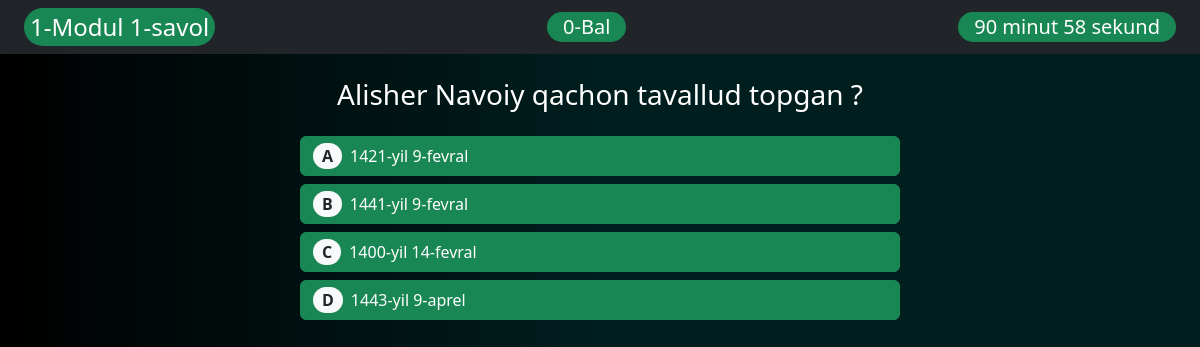
Screenshot of /test/ (signed in) with the database file from the repository.
### quiz/models.py (models this page shows, shortened)
class Task(models.Model):
    category = models.ForeignKey(Category,on_delete=models.CASCADE)
    title = models.CharField(max_length=200)
    a=models.CharField(max_length=150)
    b=models.CharField(max_length=150)
    c=models.CharField(max_length=150)
    d=models.CharField(max_length=150)
    togri_javob =models.CharField(max_length=30,choices=TOGRI,default='a')
    time = models.DateTimeField(auto_now_add=True)
    class Meta:
        ordering  = ['category']
    def __str__(self):
        return self.title

### quiz/views.py (the view, shortened to what this page needs)
# urls.py: path('test/', homepage, name='test'),
def homepage(request):
    print(now)
    tasks = Task.objects.all()
    if request.user.is_active == True:
        context={
            'task':tasks,
            'yourtest':request.user.taskusers_set.all(),
        }
    else:
        context={
        }
    return render(request,'test.html',context)

### quiz/models.py (called while the page is built)
    def __str__(self):
        return self.title

### templates/test.html (shortened to what this page needs)
{% load static %}
<!DOCTYPE html>
<html lang="en">
<head>
    <link rel="stylesheet" href="/static/bootstrap.min.css">
</head>
{% if request.user.is_authenticated %}
<center style="gap: 10px;
height:851px;
background-color: transparent;
background-image: linear-gradient(90deg, #000000 0%, #001E1E 50%);
">
<body>
<nav class="navbar bg-dark px-4" data-bs-theme="dark">
    <button id="modul" class="bg-success fs-4 border border-0 text-white rounded-5">1-Modul 1 Savol</button>
    <div class=" bg-success fs-5 px-3 rounded-5 text-white" ><span id="piont"></span>-Bal</div>
    <div class="bg-success fs-5 px-3 rounded-5 fs-5 text-white" id="timesshow">90 minut 60 sekund</div>
</nav>
<br>
<section>
<div id="savollar">
{% for t in task %}
<div data-id="{{t.category}}" id="savol">
<h3 class="text-center mx-2 mb-4 text-white">{{t}}</h3>
<div class="d-grid gap-2 col-6 mx-auto">
    <button  style="opacity: 1 !important;min-width: 300px; display: flex; align-items: center; padding-right: 4px ; text-align: start;" data-tp="a" class="btn btn-success" onclick="alldiasbled(this,'{{t.togri_javob}}') ; if('{{t.togri_javob}}' == 'a'){this.className = 'btn btn-info',piont+=1 }else{this.className = 'btn btn-danger'  }"> <div class=" btn py-0 px-2 text-dark bg-light me-2 rounded-5"><b>A</b></div>{{t.a}}</button>
    <button  style="opacity: 1 !important;min-width: 300px; display: flex; align-items: center; padding-right: 4px ; text-align: start;" data-tp="b" class="btn btn-success" onclick="alldiasbled(this,'{{t.togri_javob}}') ; if('{{t.togri_javob}}' == 'b'){this.className = 'btn btn-info',piont+=1 }else{this.className = 'btn btn-danger'  }"> <div class=" btn py-0 px-2 text-dark bg-light me-2 rounded-5"><b>B</b></div>{{t.b}}</button>
    <button  style="opacity: 1 !important;min-width: 300px; display: flex; align-items: center; padding-right: 4px ; text-align: start;" data-tp="c" class="btn btn-success" onclick="alldiasbled(this,'{{t.togri_javob}}') ; if('{{t.togri_javob}}' == 'c'){this.className = 'btn btn-info',piont+=1 }else{this.className = 'btn btn-danger'  }"> <div class=" btn py-0 px-2 text-dark bg-light me-2 rounded-5"><b>C</b></div>{{t.c}}</button>
    <button  style="opacity: 1 !important;min-width: 300px; display: flex; align-items: center; padding-right: 4px ; text-align: start;" data-tp="d" class="btn btn-success" onclick="alldiasbled(this,'{{t.togri_javob}}') ; if('{{t.togri_javob}}' == 'd'){this.className = 'btn btn-info',piont+=1 }else{this.className = 'btn btn-danger'  }"> <div class=" btn py-0 px-2 text-dark  bg-light me-2 rounded-5"><b>D</b></div>{{t.d}}</button>
</div>
</div>
{% endfor %}
</div>
</section>
</body>
{% else %}
<center class="my-5">
    <h2>Iltimos test yechish uchun royhatdan oting</h2> <br>
    <a href="" class="btn btn-danger">Ro'yhatdan o'ting</a>
</center>
{% endif %}
</html>

### rows the page displays
Task: title "Alisher Navoiy qachon tavallud topgan ?", a "1421-yil 9-fevral", b "1441-yil 9-fevral", c "1400-yil 14-fevral", d "1443-yil 9-aprel"
